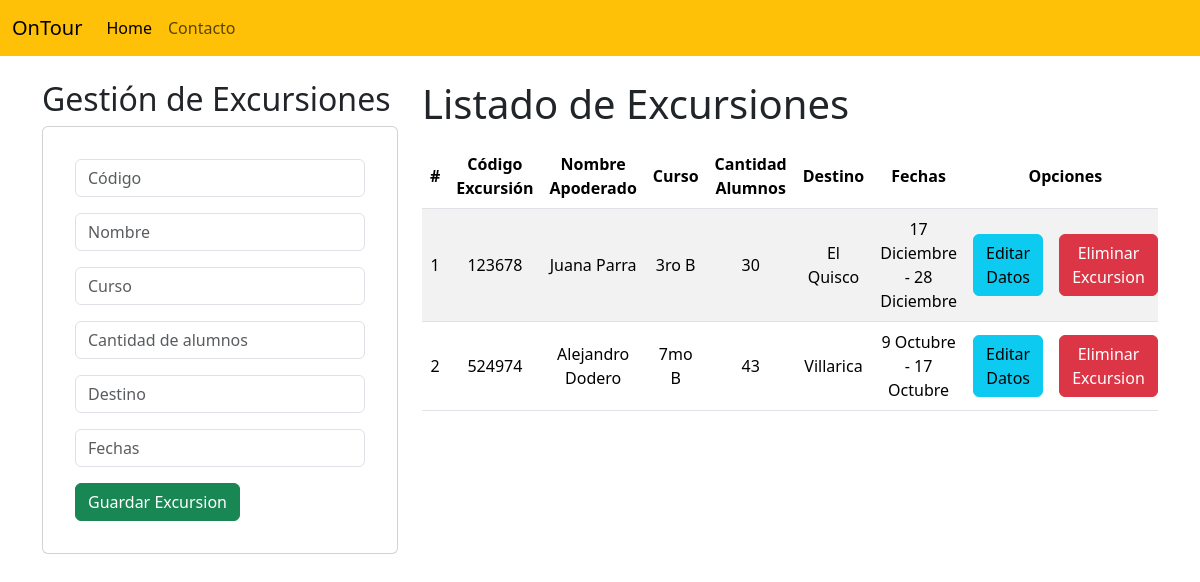
Before: / with the older database file.
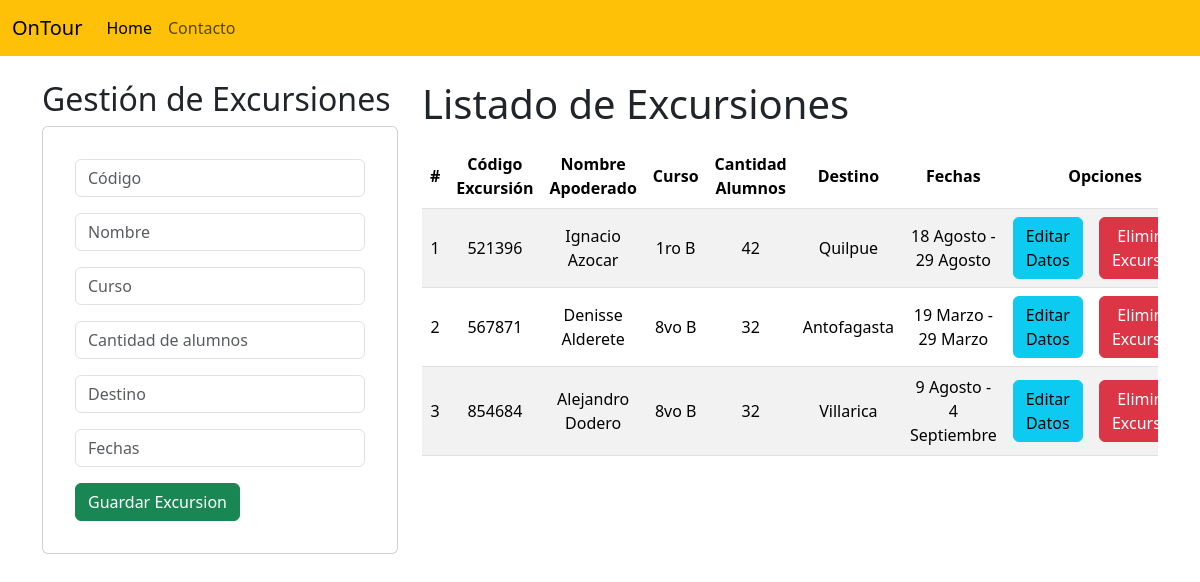
After: the same page with the newer database file.
### Aplicaciones/Viaje/models.py (models this page shows, shortened)
class Excursion(models.Model):
    codigo=models.CharField(primary_key=True,max_length=6)
    nombre=models.CharField(max_length=50)
    curso=models.CharField(max_length=50)
    calumnos=models.PositiveSmallIntegerField()
    destino=models.CharField(max_length=50)
    fecha=models.CharField(max_length=50)

### Aplicaciones/Viaje/views.py (the view)
# urls.py: path('', views.home),
def home(request):
    excursionesListados = Excursion.objects.all()
    return render(request, "gestionExcursion.html",{"excursiones": excursionesListados} )

### Aplicaciones/Viaje/templates/gestionExcursion.html (shortened to what this page needs)
{%extends "./base.html" %}
{% block body%}
<div class="row">
    <div class="col-sm-12 col-md-6 col-lg-4 col-xl-4 mb-3">
        <h2>Gestión de Excursiones</h2>
        <div class="card p-3">
            <div class="card-body">
                <form action="/registrarExcursion/" method="POST">{% csrf_token %}
                    <div class="form-group mb-3">
                        <input type="text" id="txtCodigo" name="txtCodigo" class="form-control" placeholder="Código" minlength="6" maxlength="6" required>
                    </div>
                    <div class="form-group mb-3">
                        <input type="text" id="txtNombre" name="txtNombre" class="form-control" placeholder="Nombre" maxlength="50" required>
                    </div>
                    <div class="form-group mb-3">
                        <input type="text" id="txtCurso" name="txtCurso" class="form-control" placeholder="Curso" maxlength="50" required>
                    </div>
                    <div class="form-group mb-3">
                        <input type="number" id="numCalumnos" name="numCalumnos" class="form-control" placeholder="Cantidad de alumnos" min="1" max="100" required>
                    </div>
                    <div class="form-group mb-3">
                        <input type="text" id="txtDestino" name="txtDestino" class="form-control" placeholder="Destino" maxlength="50" required>
                    </div>
                    <div class="form-group mb-3">
                        <input type="text" id="txtFecha" name="txtFecha" class="form-control" placeholder="Fechas" maxlength="50" required>
                    </div>
                    <div class="form-group">
                        <button type="submit" class="btn btn-success btn-block text-white">Guardar Excursion</button>
                    </div>
                </form>
            </div>
        </div>
    </div>
    <div class="col-sm-12 col-md-6 col-lg-8 col-xl-8">
            <h1>Listado de Excursiones</h1>
            <div class="table-responsive py-2">
                <table class="table table-striped">
                    <thead>
                        <tr>
                            <th>#</th>
                            <th>Código Excursión</th>
                            <th>Nombre Apoderado</th>
                            <th>Curso</th>
                            <th>Cantidad Alumnos</th>
                            <th>Destino</th>
                            <th>Fechas</th>
                            <th colspan="2">Opciones</th>
                        </tr>
                    </thead>
                    <tbody>
                        {% for c in excursiones %}
                        <tr>
                            <td>{{forloop.counter}} </td>
                            <td>{{ c.codigo }}</td>
                            <td>{{ c.nombre }}</td>
                            <td>{{ c.curso }}</td>
                            <td>{{ c.calumnos }}</td>
                            <td>{{ c.destino }}</td>
                            <td>{{ c.fecha }}</td>
                            <td><a href="edicionExcursion/{{c.codigo}}" class="btn btn-info">Editar Datos</a></td>
                            <td><a href="eliminarExcursion/{{c.codigo}}" class="btn btn-danger btnEliminacion">Eliminar Excursion</a></td>
                        </tr>
                        {% endfor %}
                    </tbody>
                </table>
            </div>
    </div>
{% endblock %}

### Aplicaciones/Viaje/templates/base.html (shortened to what this page needs)
<!DOCTYPE html>
<html lang="es">
<head>
    {% load static %}
    <link href="https://cdn.jsdelivr.net/npm/bootstrap@5.3.3/dist/css/bootstrap.min.css" rel="stylesheet"
>
    <link rel="stylesheet" href="{% static 'css/gestionExcursion.css' %}">
</head>
<body>
    <nav class="navbar navbar-expand-lg navbar-light bg-warning">
        <div class="container-fluid">
          <a class="navbar-brand" href="http://127.0.0.1:5501/Aplicaciones/Viaje/ontour/index.html">OnTour</a>
          <div class="collapse navbar-collapse" id="navbarNav">
            <ul class="navbar-nav">
              <li class="nav-item">
                <a class="nav-link active" aria-current="page" href="#">Home</a>
              </li>
              <li class="nav-item">
                <a class="nav-link" href="#">Contacto</a>
              </li>
            </ul>
          </div>
        </div>
      </nav>
      <div class="container py-4">
        {% block body%}
        {% endblock %}
      </div>
</body>
</html>

### Aplicaciones/Viaje/static/css/gestionExcursion.css (style rules this page uses)
th, td { text-align: center; vertical-align: middle; }

Changed rows visible on the page:
removed Excursion: codigo "123678", nombre "Juana Parra", curso "3ro B", calumnos "30", destino "El Quisco", fecha "17 Diciembre - 28 Diciembre"
removed Excursion: codigo "524974", nombre "Alejandro Dodero", curso "7mo B", calumnos "43", destino "Villarica", fecha "9 Octubre - 17 Octubre"
added Excursion: codigo "521396", nombre "Ignacio Azocar", curso "1ro B", calumnos "42", destino "Quilpue", fecha "18 Agosto - 29 Agosto"
added Excursion: codigo "567871", nombre "Denisse Alderete", curso "8vo B", calumnos "32", destino "Antofagasta", fecha "19 Marzo - 29 Marzo"
added Excursion: codigo "854684", nombre "Alejandro Dodero", curso "8vo B", calumnos "32", destino "Villarica", fecha "9 Agosto - 4 Septiembre"
